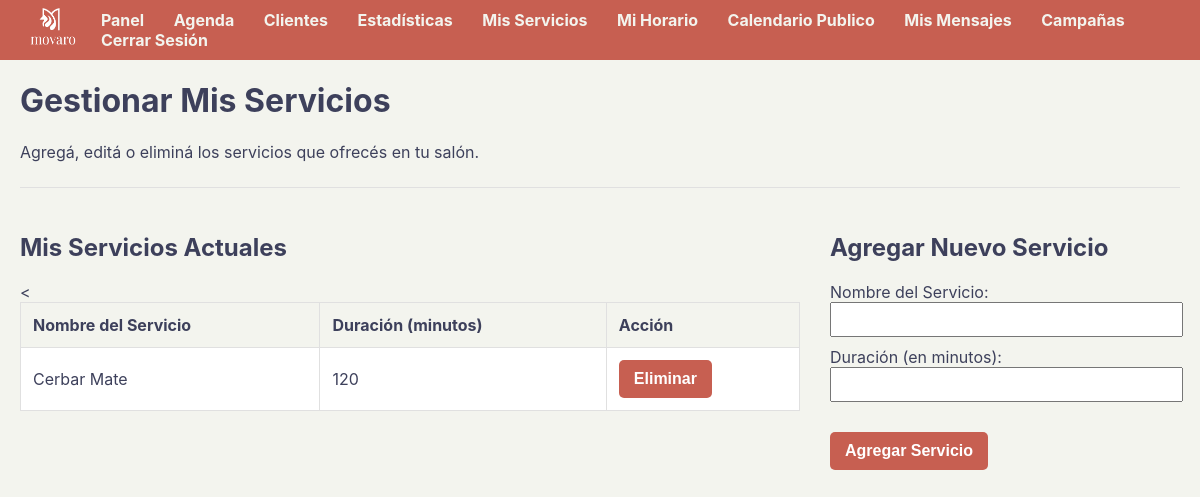
The app's page /servicios (signed in), older data.
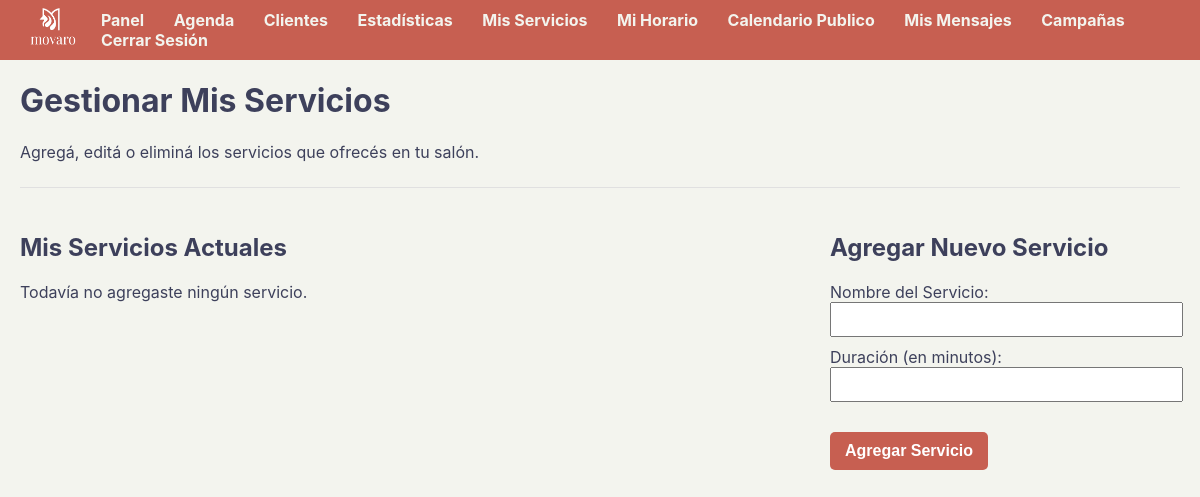
The same page, newer data.
### tables this page shows
CREATE TABLE servicios (
            id INTEGER PRIMARY KEY AUTOINCREMENT,
            usuario_id INTEGER NOT NULL,
            nombre TEXT NOT NULL,
            duracion INTEGER NOT NULL,
            FOREIGN KEY (usuario_id) REFERENCES usuarios (id)
        );

### app.py (the view, shortened to what this page needs)
@app.route('/servicios', methods=['GET', 'POST'])
def gestionar_servicios():
    if 'usuario_id' not in session: return redirect('/login')
    usuario_id_actual = session['usuario_id']
    conn = sqlite3.connect(DATABASE)
    conn.row_factory = sqlite3.Row
    cursor = conn.cursor()
    cursor.execute("SELECT * FROM servicios WHERE usuario_id = ?", (usuario_id_actual,))
    servicios_propios = cursor.fetchall()
    conn.close()
    return render_template('servicios.html', servicios=servicios_propios)

### templates/servicios.html (shortened to what this page needs)
{% extends "base.html" %}
{% block content %}
<h1>Gestionar Mis Servicios</h1>
<p>Agregá, editá o eliminá los servicios que ofrecés en tu salón.</p>
<hr>
<div class="layout-container">
    <div class="layout-col-principal">
        <h2>Mis Servicios Actuales</h2>
        {% if servicios %}
            <<table class="stats-table tabla-responsiva" width="100%">
                <thead>
                    <tr>
                        <th>Nombre del Servicio</th>
                        <th>Duración (minutos)</th>
                        <th>Acción</th>
                    </tr>
                </thead>
                <tbody>
                    {% for servicio in servicios %}
                        <tr>
                            <td>{{ servicio.nombre }}</td>
                            <td>{{ servicio.duracion }}</td>
                            <td>
                                <form action="/servicios/borrar/{{ servicio.id }}" method="post" onsubmit="return confirm('¿Estás segura de que querés eliminar este servicio?');">
                                    <button type="submit" class="boton-eliminar">Eliminar</button>
                                </form>
                            </td>
                        </tr>
                    {% endfor %}
                </tbody>
            </table>
        {% else %}
            <p>Todavía no agregaste ningún servicio.</p>
        {% endif %}
    </div>
    <div class="layout-col-lateral">
        <h2>Agregar Nuevo Servicio</h2>
        <form action="/servicios" method="post">
            <label for="nombre">Nombre del Servicio:</label><br>
            <input type="text" id="nombre" name="nombre" required style="width: 95%; padding: 8px; margin-bottom: 10px;"><br>
            <label for="duracion">Duración (en minutos):</label><br>
            <input type="number" id="duracion" name="duracion" min="5" required style="width: 95%; padding: 8px; margin-bottom: 10px;"><br><br>
            <button type="submit">Agregar Servicio</button>
        </form>
    </div>
</div>
{% endblock %}

Row changes from the older to the newer data that the page shows:
removed servicios: nombre "Cerbar Mate", duracion "120"
Text that changed along with them:
text no longer shown: "< Nombre del Servicio Duración (minutos) Acción"
text now shown: "Todavía no agregaste ningún servicio."
